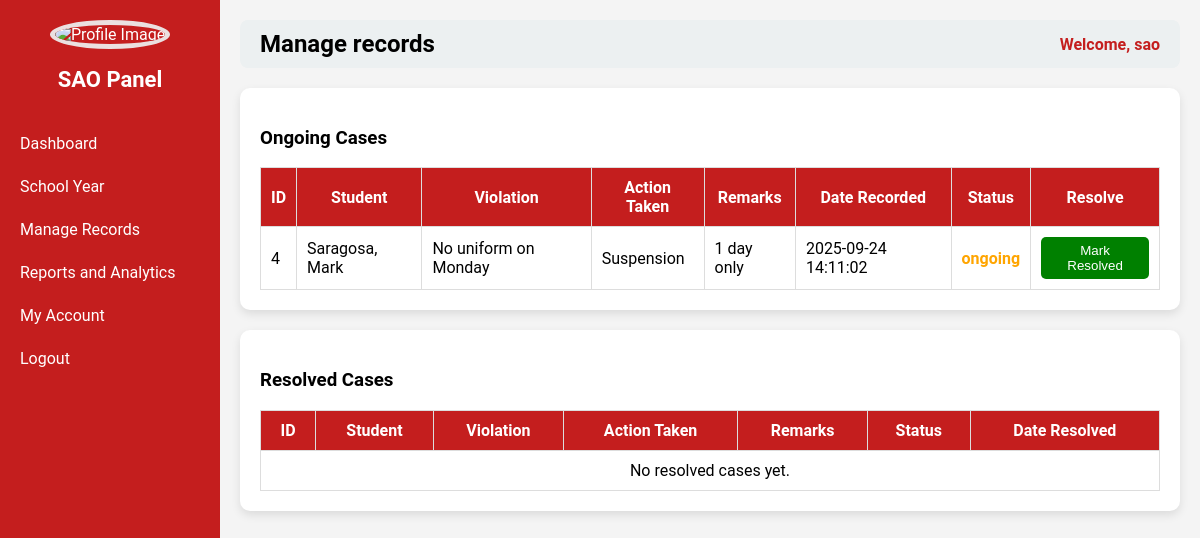
Before: /sao.php?page=manage_records (signed in) with the older database file.
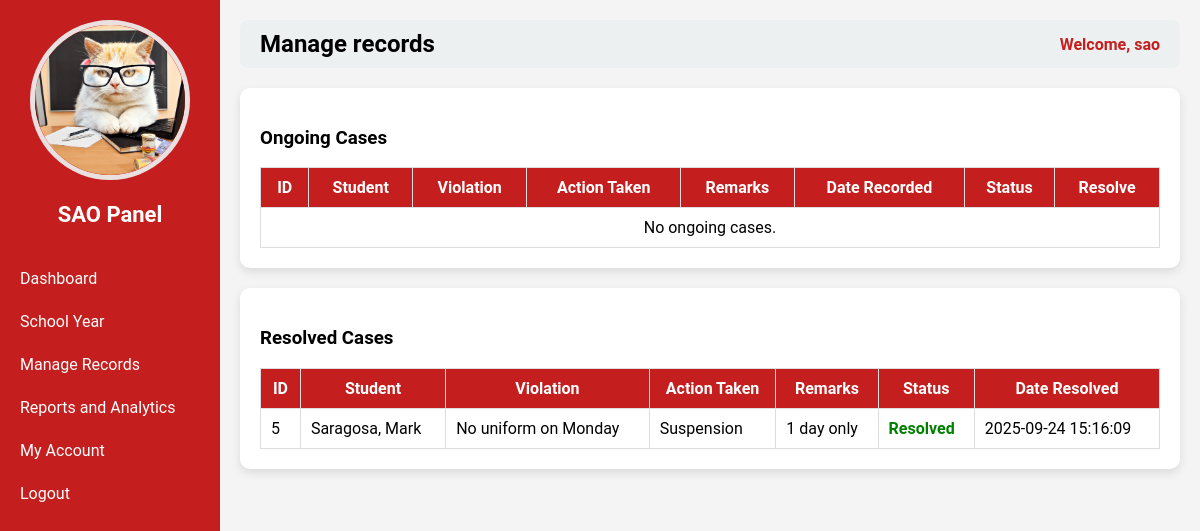
After: the same page with the newer database file.
### tables this page shows
CREATE TABLE `record_violations` (
  `id` int(11) NOT NULL,
  `student_violations_id` int(11) NOT NULL,
  `action_taken` varchar(255) NOT NULL,
  `remarks` text NOT NULL,
  `date_recorded` timestamp NOT NULL DEFAULT current_timestamp(),
  `user_id` int(11) NOT NULL,
  `school_year_id` int(11) NOT NULL,
  `status` varchar(50) NOT NULL
);

CREATE TABLE `students` (
  `id` int(11) NOT NULL,
  `first_name` varchar(50) NOT NULL,
  `last_name` varchar(50) NOT NULL,
  `school_year_id` int(11) NOT NULL,
  `program_id` int(11) NOT NULL,
  `year_level_id` int(11) NOT NULL,
  `section_id` int(11) NOT NULL,
  `address` varchar(100) NOT NULL,
  `contact` varchar(20) NOT NULL,
  `img` varchar(255) NOT NULL,
  `user_id` int(11) NOT NULL
);

CREATE TABLE `student_violations` (
  `id` int(11) NOT NULL,
  `student_id` int(11) NOT NULL,
  `violation_id` int(11) NOT NULL,
  `description` text NOT NULL,
  `location` varchar(50) NOT NULL,
  `date_time` datetime NOT NULL DEFAULT current_timestamp(),
  `status` varchar(50) NOT NULL,
  `user_id` int(11) NOT NULL,
  `school_year_id` int(11) NOT NULL
);

CREATE TABLE `users` (
  `id` int(11) NOT NULL,
  `username` varchar(50) NOT NULL,
  `password` varchar(255) NOT NULL,
  `role` varchar(50) NOT NULL,
  `email` varchar(255) NOT NULL,
  `contact` varchar(50) NOT NULL,
  `status` varchar(50) NOT NULL,
  `img` varchar(255) NOT NULL
);

CREATE TABLE `resolved_cases` (
  `id` int(11) NOT NULL,
  `record_violation_id` int(11) NOT NULL,
  `status` varchar(50) NOT NULL,
  `date_resolved` timestamp NOT NULL DEFAULT current_timestamp(),
  `school_year_id` int(11) NOT NULL
);

### sao_pages/manage_records.php (the view, shortened to what the changed rows need)
<?php
require __DIR__ . '/../db_connect.php';
$current_sy_row = $pdo->query("SELECT * FROM school_years WHERE is_current = 1 LIMIT 1")->fetch(PDO::FETCH_ASSOC);
if ($current_sy_row) {
    $current_sy_id = $current_sy_row['id'];
} else {
    $current_sy_row = $pdo->query("SELECT * FROM school_years ORDER BY id DESC LIMIT 1")->fetch(PDO::FETCH_ASSOC);
    $current_sy_id = $current_sy_row ? $current_sy_row['id'] : null;
    $current_school_year = $current_sy_row ? $current_sy_row['school_year'] : "None";
}
$ongoing_stmt = $pdo->prepare("
    SELECT rv.*, st.first_name, st.last_name, sv.description AS violation_description
    FROM record_violations rv
    JOIN student_violations sv ON rv.student_violations_id = sv.id
    JOIN students st ON sv.student_id = st.id
    WHERE rv.status='Ongoing' AND rv.school_year_id = ?
    ORDER BY rv.date_recorded DESC
");
$ongoing_stmt->execute([$current_sy_id]);
$ongoing = $ongoing_stmt->fetchAll(PDO::FETCH_ASSOC);
$resolved_stmt = $pdo->prepare("
    SELECT rc.*, rv.action_taken, rv.remarks, st.first_name, st.last_name, sv.description AS violation_description
    FROM resolved_cases rc
    JOIN record_violations rv ON rc.record_violation_id = rv.id
    JOIN student_violations sv ON rv.student_violations_id = sv.id
    JOIN students st ON sv.student_id = st.id
    WHERE rv.school_year_id = ?
    ORDER BY rc.date_resolved DESC
");
$resolved_stmt->execute([$current_sy_id]);
$resolved = $resolved_stmt->fetchAll(PDO::FETCH_ASSOC);
?>
<div class="container">
    <table class="styled-table">
        <thead>
            <tr>
                <th>ID</th>
                <th>Student</th>
                <th>Violation</th>
                <th>Action Taken</th>
                <th>Remarks</th>
                <th>Date Recorded</th>
                <th>Status</th>
                <th>Resolve</th>
            </tr>
        </thead>
        <tbody>
            <?php if ($ongoing): ?>
                <?php foreach ($ongoing as $o): ?>
                    <tr>
                        <td><?= $o['id']; ?></td>
                        <td><?= htmlspecialchars($o['last_name'] . ", " . $o['first_name']); ?></td>
                        <td><?= htmlspecialchars($o['violation_description']); ?></td>
                        <td><?= htmlspecialchars($o['action_taken']); ?></td>
                        <td><?= htmlspecialchars($o['remarks']); ?></td>
                        <td><?= $o['date_recorded']; ?></td>
                        <td><span style="color:orange;font-weight:bold;"><?= $o['status']; ?></span></td>
                        <td>
                            <form method="POST" class="inline-form">
                                <button type="submit" name="resolve_case" class="btn btn-success"
                                    onclick="return confirm('Mark this case as Resolved?')">
                                    Mark Resolved
                                </button>
                            </form>
                        </td>
                    </tr>
                <?php endforeach; ?>
            <?php else: ?>
                <tr><td colspan="8" style="text-align:center;">No ongoing cases.</td></tr>
            <?php endif; ?>
        </tbody>
    </table>
</div>
<div class="container">
    <table class="styled-table">
        <thead>
            <tr>
                <th>ID</th>
                <th>Student</th>
                <th>Violation</th>
                <th>Action Taken</th>
                <th>Remarks</th>
                <th>Status</th>
                <th>Date Resolved</th>
            </tr>
        </thead>
        <tbody>
            <?php if ($resolved): ?>
                <?php foreach ($resolved as $r): ?>
                    <tr>
                        <td><?= $r['id']; ?></td>
                        <td><?= htmlspecialchars($r['last_name'] . ", " . $r['first_name']); ?></td>
                        <td><?= htmlspecialchars($r['violation_description']); ?></td>
                        <td><?= htmlspecialchars($r['action_taken']); ?></td>
                        <td><?= htmlspecialchars($r['remarks']); ?></td>
                        <td><span style="color:green;font-weight:bold;"><?= $r['status']; ?></span></td>
                        <td><?= $r['date_resolved']; ?></td>
                    </tr>
                <?php endforeach; ?>
            <?php else: ?>
                <tr><td colspan="7" style="text-align:center;">No resolved cases yet.</td></tr>
            <?php endif; ?>
        </tbody>
    </table>
</div>

### sao.php (shortened to what the changed rows need)
<?php
require 'db_connect.php';
$id = $_SESSION['user_id'];
$stmt = $pdo->prepare("SELECT * FROM users WHERE id=?");
$stmt->execute([$id]);
$user = $stmt->fetch(PDO::FETCH_ASSOC);
$page = isset($_GET['page']) ? $_GET['page'] : 'dashboard';
?>
<!DOCTYPE html>
<html>
<head>
</head>
<body>
<div class="sidebar">
    <div class="column profile-photo">
        <?php if (!empty($user['img'])): ?>
            <img src="<?php echo htmlspecialchars($user['img']); ?>" alt="Profile Image">
        <?php else: ?>
            <img src="default.png" alt="Profile Image">
        <?php endif; ?>
    </div>
    <h2>SAO Panel</h2>
</div>
<div class="main-content">
    <div class="header">
        <h2><?php echo ucfirst(str_replace('_',' ', $page)); ?></h2>
    </div>
    <div class="content" style="margin-top:20px;">
        <?php
        $pageFile = "sao_pages/{$page}.php";
        if (file_exists($pageFile)) {
            include $pageFile;
        } else {
            echo "<p>Page not found.</p>";
        }
        ?>
    </div>
</div>
</body>
</html>

Changed rows visible on the page:
no longer on this page (row edited): record_violations: id "4", students.last_name+first_name "Saragosa, Mark", student_violations.description "No uniform on Monday", action_taken "Suspension", remarks "1 day only", date_recorded "2025-09-24 14:11:02", status "ongoing"
now on this page (row edited): users: img (picture)
added resolved_cases: id "5", students.last_name+first_name "Saragosa, Mark", student_violations.description "No uniform on Monday", record_violation.action_taken "Suspension", record_violation.remarks "1 day only", status "Resolved", date_resolved "2025-09-24 15:16:09"
Other visible differences:
text no longer shown: "No resolved cases yet."
text now shown: "No ongoing cases."
